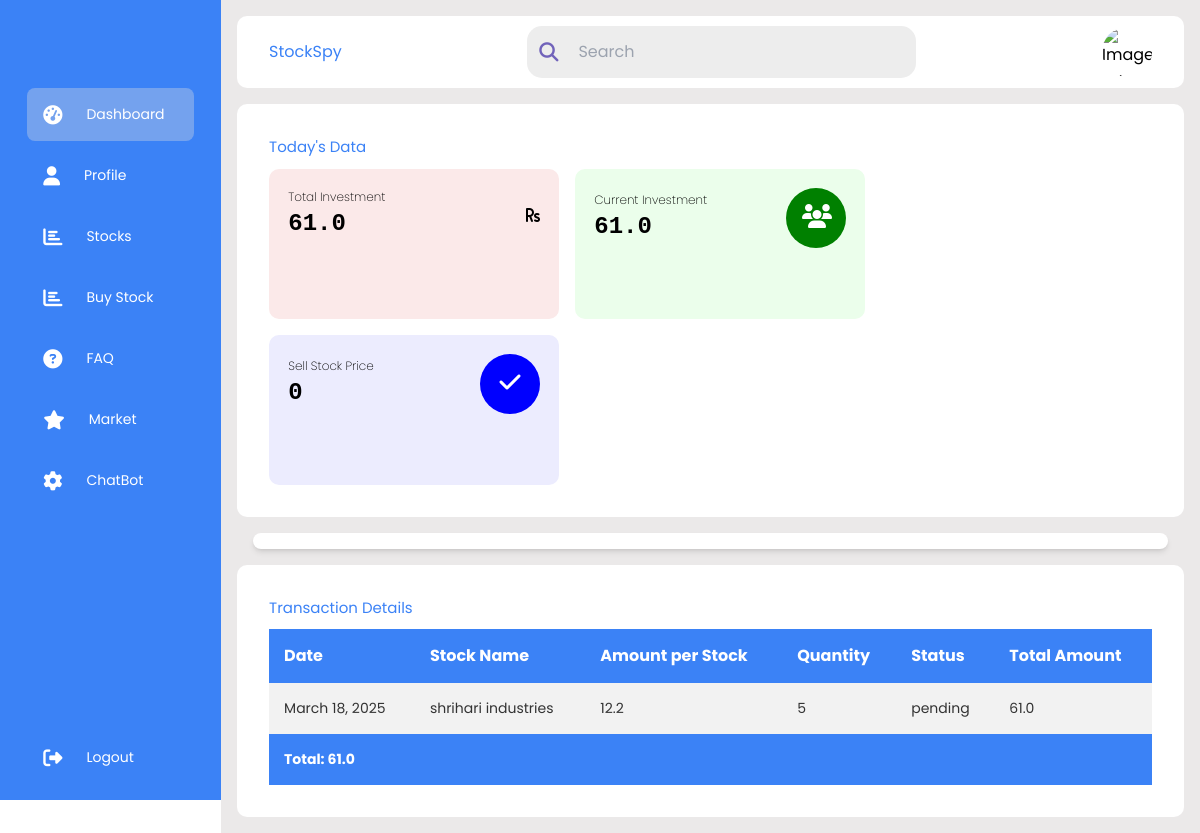
The page /profile/ on the database as committed earlier.
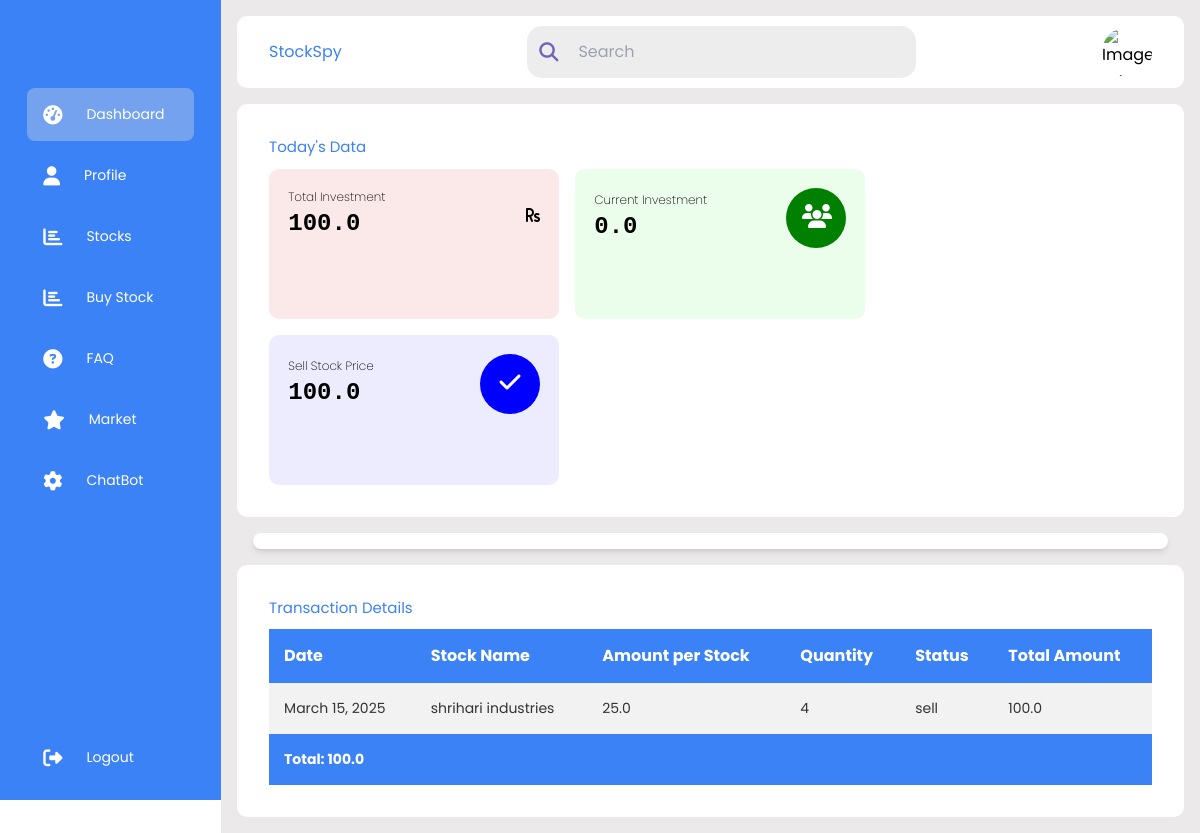
The same page on the database as committed later.
### stock/models.py (models this page shows)
class transactionhistory(models.Model):
     Date=models.DateField()
     name=models.CharField(max_length=50)
     amount=models.FloatField()
     quantity=models.IntegerField()
     status=models.CharField(max_length=50)
     total_amount=models.FloatField()

### investment_portal/views.py (the view)
# urls.py: path("profile/",views.profile,name='profile'),
def profile(request):
     stocktransdata=transactionhistory.objects.all()
     total=0
     pending_inv=0
     for i in stocktransdata:
          if i.status == 'sell':
               pending_inv+=i.total_amount
          total+=i.total_amount
     completed_inv=total-pending_inv
     data={'total':total,'stocktransdata':stocktransdata,'pending_inv':pending_inv,'completed_inv':completed_inv}
     return render(request,'profile.html',data)

### template/profile.html (shortened to what this page needs)
<!DOCTYPE html>
<html lang="en">
<head>
    <script src="https://cdn.tailwindcss.com"></script>
    <link rel="stylesheet" href="https://cdnjs.cloudflare.com/ajax/libs/font-awesome/6.4.0/css/all.min.css">
</head>
<body>
    {% include 'sidebar.html' %}
    <div class="main--content">
        <div class="header--wrapper">
            <div class="header--title">
                <h2>StockSpy</h2>
            </div>
            <div class="user--info">
                <div class="search--box">
                    <i class="fa-solid fa-search"></i>
                    <input type="text" placeholder="Search">
                </div>
            </div>
            <img src="./image/RG HeadshotPic.jpg" alt="Image by benzoik on Freepik">
        </div>
        <div class="card--container">
            <h3 class="main--title">Today's Data</h3>
            <div class="card--wrapper">
                <div class="payment--card light--red">
                    <div class="card--header">
                        <div class="amount">
                            <span class="title">Total Investment</span>
                            <span class="amount--value">{{ total }}</span>
                        </div>
                        <i class="fas fa-rupee-sign"></i>
                    </div>
                </div>
                <div class="payment--card light--green">
                    <div class="card--header">
                        <div class="amount">
                            <span class="title">Current Investment</span>
                            <span class="amount--value">{{ completed_inv }}</span>
                        </div>
                        <i class="fas fa-users icon dark--green"></i>
                    </div>
                </div>
                <div class="payment--card light--blue">
                    <div class="card--header">
                        <div class="amount">
                            <span class="title">Sell Stock Price</span>
                            <span class="amount--value">{{ pending_inv }}</span>
                        </div>
                        <i class="fa-solid fa-check icon dark--blue"></i>
                    </div>
                </div>
            </div>
        </div>
    <div class="flex m-4 bg-white rounded-lg shadow-md align-center justify-center">
    </div>
        <div class="tabular--wrapper">
            <h3 class="main--title">Transaction Details</h3>
            <div class="table--container">
                <table>
                    <thead>
                        <tr>
                            <th>Date</th>
                            <th>Stock Name</th>
                            <th>Amount per Stock</th>
                            <th>Quantity</th>
                            <th>Status</th>
                            <th>Total Amount</th>
                        </tr>
                    </thead>
                    <tbody>
                        {% if stocktransdata %}
                        {% for i in stocktransdata %}
                        <tr>
                            <td>{{ i.Date }}</td>
                            <td>{{ i.name }}</td>
                            <td>{{ i.amount }}</td>
                            <td>{{ i.quantity }}</td>
                            <td>{{ i.status }}</td>
                            <td>{{ i.total_amount }}</td>
                        </tr>
                        {% endfor %}
                        {% else %}
                        <tr>
                            <td colspan="6">No transaction Done</td>
                        </tr>
                        {% endif %}
                    </tbody>
                    <tfoot>
                        <tr>
                            <td colspan="6">Total: {{ total }}</td>
                        </tr>
                    </tfoot>
                </table>
            </div>
        </div>
</body>
</html>

### template/sidebar.html (shortened to what this page needs)
<!DOCTYPE html>
<html lang="en">
<head>
    <link rel="stylesheet" href="/static/css/profile.css">
    <link rel="stylesheet" href="https://cdnjs.cloudflare.com/ajax/libs/font-awesome/6.4.0/css/all.min.css">
</head>
<body>
<div class="sidebar">
     <div class="logo"></div>
     <ul class="menu">
         <li class="active">
             <a href="/profile">
                 <i class="fas fa-tachometer-alt"></i>
                 <span>Dashboard</span>
             </a>
         </li>
         <li>
             <a href="/userprofile">
                 <i class="fas fa-user"></i>
                 <span>Profile</span>
             </a>
         </li>
         <li>
             <a href="/stock_view">
                 <i class="fas fa-chart-bar"></i>
                 <span>Stocks</span>
             </a>
         </li>
         <li>
             <a href="/buystock">
                 <i class="fas fa-chart-bar"></i>
                 <span>Buy Stock</span>
             </a>
         </li>
         <li>
             <a href="/freq">
                 <i class="fas fa-question-circle"></i>
                 <span>FAQ</span>
             </a>
         </li>
         <li>
             <a href="/stocks">
                 <i class="fas fa-star"></i>
                 <span>Market</span>
             </a>
         </li>
         <li>
             <a href="/chatbot">
                 <i class="fas fa-cog"></i>
                 <span>ChatBot</span>
             </a>
         </li>
         <li class="logout">
             <a href="/home">
                 <i class="fas fa-sign-out-alt"></i>
                 <span>Logout</span>
             </a>
         </li>
     </ul>
 </div>

### static/css/profile.css (style rules this page uses)
* { margin: 0; padding: 0; border: none; outline-color: transparent; box-sizing: border-box; font-family: "Poppins", sans-serif; }
body { display: flex; }
.sidebar { position: sticky; top: 0; left: 0; bottom: 0; width: 110px; height: 100vh; padding: 0 1.7rem; color: #fff; overflow: hidden; transition: all 0.5s linear; background: #3B82F6; }
.logo { height: 80px; padding: 16px; }
.menu { height: 88%; position: relative; list-style: none; padding: 0; }
.menu li { padding: 1rem; margin: 8px 0; border-radius: 8px; transition: all 0.5s ease-in-out; }
.menu li:hover, .active { background: #e0e0e058; }
.menu a { color: #fff; font-size: 14px; text-decoration: none; display: flex; align-items: center; gap: 1.5rem; }
.menu a span { overflow: hidden; }
.menu a i { font-size: 1.2rem; }
.logout { position: absolute; bottom: 0; left: 0; width: 100%; }
.main--content { position: relative; background: #ebe9e9; width: 100%; padding: 1rem; }
.header--wrapper img { width: 50px; height: 50px; cursor: pointer; border-radius: 50%; }
.header--wrapper { display: flex; justify-content: space-between; align-items: center; flex-wrap: wrap; background: #fff; border-radius: 10px; padding: 10px 2rem; margin-bottom: 1rem; }
.header--title { color: #3B82F6; }
.user--info { display: flex; align-items: center; gap: 1rem; }
.search--box { background: rgba(237, 237, 237); border-radius: 15px; color: rgba(113, 99, 186, 255); display: flex; align-items: center; gap: 10px; padding: 4px 12px; }
.search--box input { background: transparent; padding: 10px; }
.search--box i { font-size: 1.2rem; cursor: pointer; transition: all 0.5s ease-out; }
.card--container { background: #fff; padding: 2rem; border-radius: 10px; }
.card--wrapper { display: flex; flex-wrap: wrap; gap: 1rem; }
.main--title { color:#3B82F6; padding-bottom: 10px; font-size: 15px; }
.payment--card { background: rgb(229, 223, 223); border-radius: 10px; padding: 1.2rem; width: 290px; height: 150px; display: flex; flex-direction: column; justify-content: space-between; transition: all 0.5s- ease-in-out; }
.card--header { display: flex; justify-content: space-between; align-items: center; margin-bottom: 20px; }
.amount { display: flex; flex-direction: column; }
.title { font-size: 12px; font-weight: 200; }
.amount--value { font-size: 24px; font-family: "Courier New", Courier, monospace; font-weight: 600; }
.icon { color: #fff; padding: 1rem; height: 60px; width: 60px; text-align: center; border-radius: 50%; font-size: 1.5rem; background: red; }
.light--red { background: rgb(251, 233, 233); }
.light--green { background: rgb(235, 254, 235); }
.light--blue { background: rgb(236, 236, 254); }
.dark--green { background: green; }
.dark--blue { background: blue; }
.tabular--wrapper { background: #fff; margin-top: 1rem; border-radius: 10px; padding: 2rem; }
.table--container { width: 100%; }
table { width: 100%; border-collapse: collapse; }
thead { background: #3B82F6; color: #fff; }
th { padding: 15px; text-align: left; }
tbody { background: #f2f2f2; }
td { padding: 15px; font-size: 14px; color: #333; }
tfoot { background: #3B82F6; font-weight: bold; color: #fff; }
tfoot td { padding: 15px; color: #fff; }

Rows that differ between the two databases and show on the page:
removed transactionhistory: Date "March 18, 2025", name "shrihari industries", amount "12.2", quantity "5", status "pending", total_amount "61.0"
added transactionhistory: Date "March 15, 2025", name "shrihari industries", amount "25.0", quantity "4", status "sell", total_amount "100.0"
Other text that changed with them:
{{ total }}: "61.0" → "100.0"
{{ completed_inv }}: "61.0" → "0.0"
{{ pending_inv }}: "0" → "100.0"
